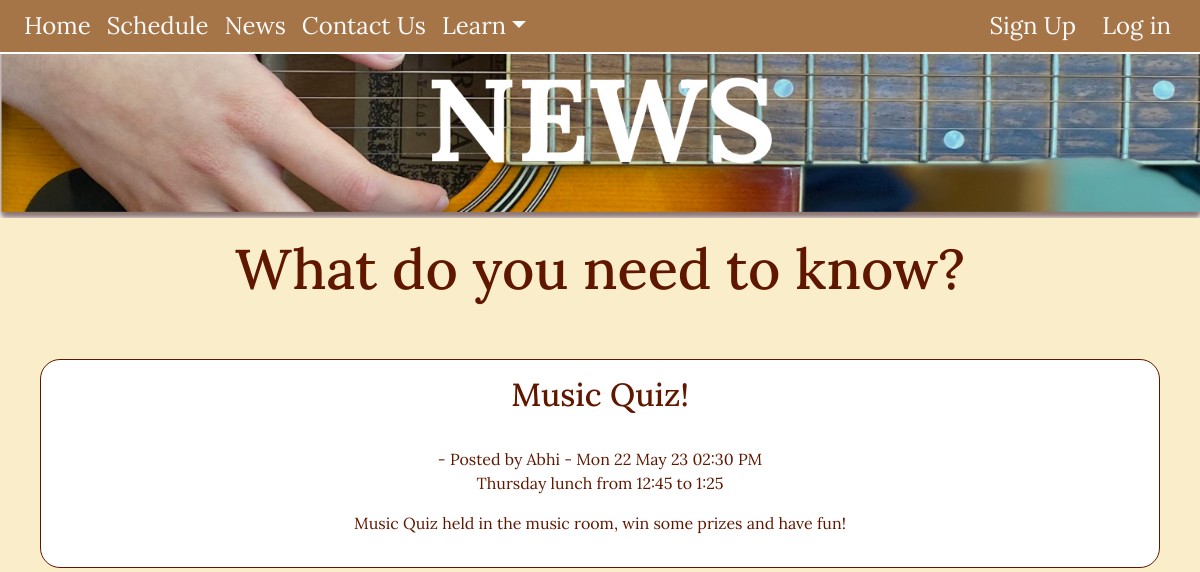
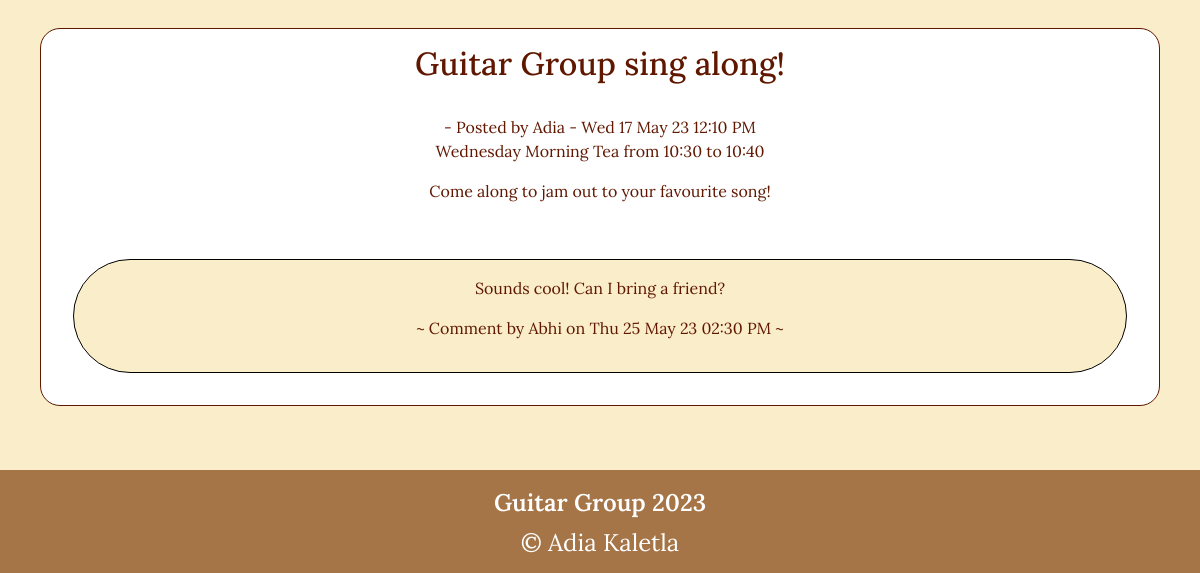
The app's page /news, older data (2 pictures, top to bottom).
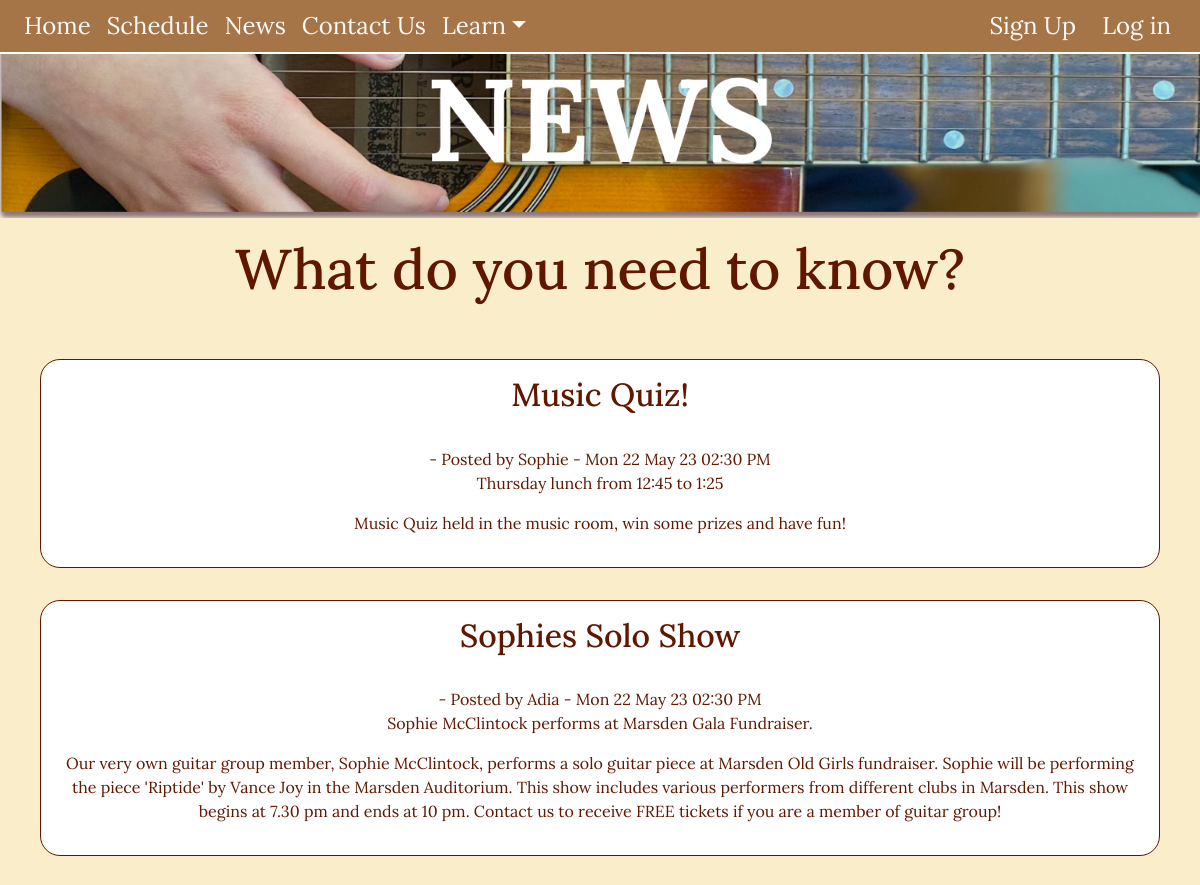
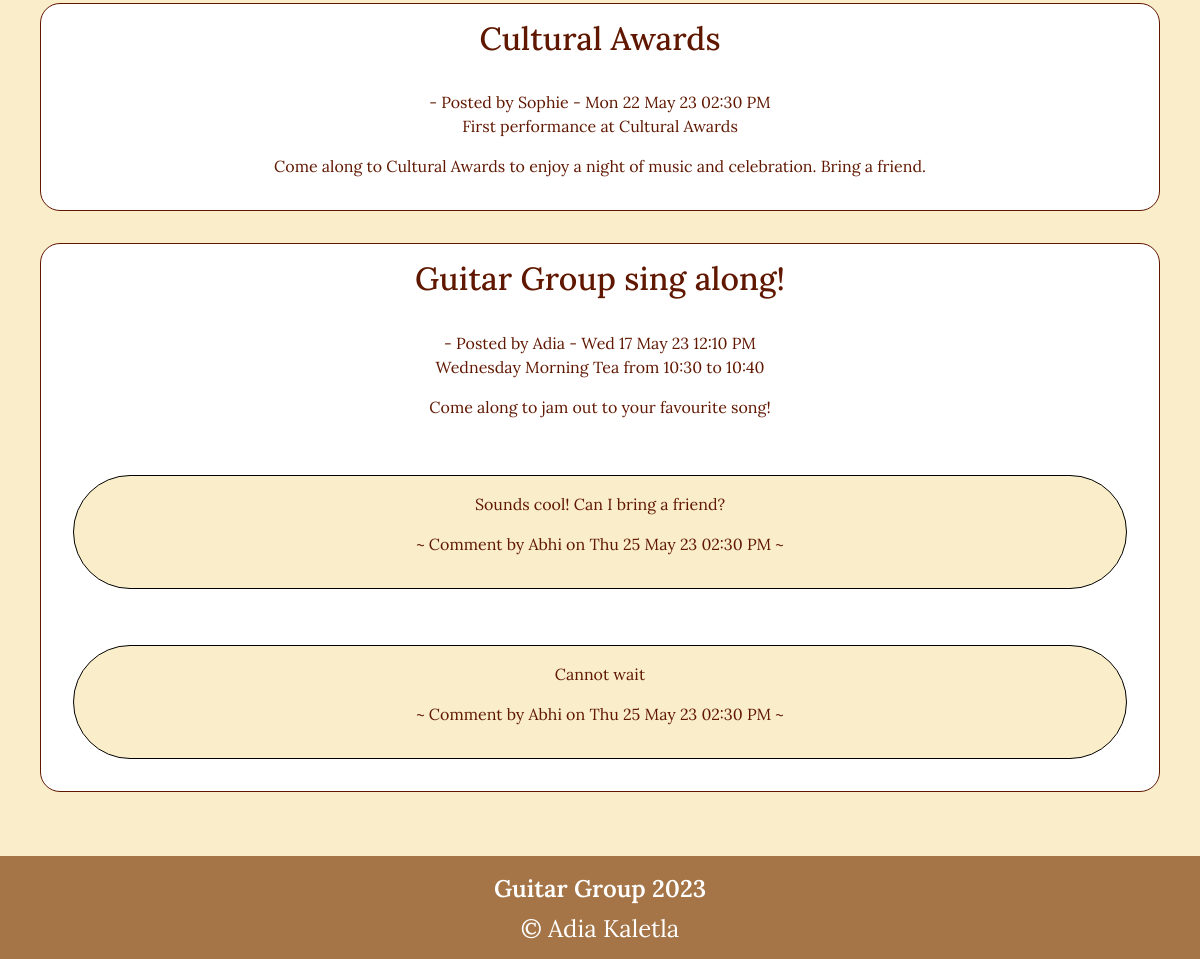
The same page, newer data (2 pictures, top to bottom).
### tables this page shows
CREATE TABLE news(
    news_id integer primary key autoincrement not null,
    title text not null unique,
    subtitle text not null unique,
    content text not null unique,
    newsdate date not null,
    member_id integer,
    foreign key(member_id) references member(member_id)
);

CREATE TABLE member(
    member_id integer primary key autoincrement not null,
    first_name text not null,
    last_name text not null,
    email text not null unique,
    password text not null,
    authorisation integer not null
);

CREATE TABLE comments(
comment_id integer primary key autoincrement not null,
comment text not null,
comment_date date not null,
commenter_id integer,
news_tag_id integer,
foreign key (commenter_id) references member(member_id),
foreign key (news_tag_id) references news(news_id)
);

### server.py (the view)
@app.route('/news')
def news():
    sql = """select news.news_id, news.title, news.subtitle, news.content, news.newsdate, member.first_name
                from news
                join member on news.member_id = member.member_id
                order by news.newsdate desc;
          """
    result = run_search_query_tuples(sql, (), db_path, True)
    print(result)
    sql = """select comments.comment, comments.comment_date, comments.commenter_id,
                    comments.news_tag_id, member.first_name
                from comments
                join news on news.news_id = comments.news_tag_id
                join member on comments.commenter_id = member.member_id
                order by comments.comment_id asc;
          """
    comms = run_search_query_tuples(sql, (), db_path, True)
    print(comms)
    return render_template("news.html", news=result, comments=comms)

### db_functions.py (called while the page is built)
def run_search_query_tuples(sql_query, values_tuple, file_path, rowfactory=False):
    try:
        db = sqlite3.connect(file_path)
        if rowfactory:
            db.row_factory = sqlite3.Row
        cursor = db.cursor()
        cursor.execute(sql_query, values_tuple)
        result = cursor.fetchall()
        cursor.close()
    except sqlite3.Error as error:
        print("Error running search query tuples: {}".format(error))
        return None
    db.close()
    if result is None:
        print("No search values were found")
    return result

### server.py (called while the page is built)
@app.template_filter()
def news_date(sqlite_dt):
    x = datetime.strptime(sqlite_dt, '%Y-%m-%d %H:%M:%S')
    return x.strftime("%a %d %b %y %I:%M %p")

### templates/news.html (shortened to what this page needs)
{% extends "layout.html" %}
{% block banner%}
static/images/newsbanner.jpg
{% endblock %}
{% block content%}
<h1>What do you need to know?</h1>
    <div class="news-box">
            {% for row in news %}
                <div class="news-container">
                    <h2 class="news-meta"> {{ row['title'] }} </h2>
                    <br>
                    <div class="news-meta"> - Posted by {{ row['first_name'] }} - {{ row['newsdate'] | news_date }}
                    <p> {{ row['subtitle'] }} </p>
                    <p> {{ row['content'] | replace("\n", "<br>") | safe}} </p>
                    </div>
                    {% for comms in comments %}
                        {% if comms['news_tag_id'] == row['news_id'] %}
                            <br>
                            <div class="comms-container">
                                <p> {{ comms['comment'] }} </p>
                                <p> ~ Comment by {{ comms['first_name'] }} on {{ comms['comment_date'] | news_date }} ~ </p>
                            </div>
                        {% endif %}
                    {% endfor %}
                </div>
            {% endfor %}
    </div>
{% endblock %}

### templates/layout.html (shortened to what this page needs)
<!DOCTYPE html>
<html lang="en">
<head>
    <link href="https://cdn.jsdelivr.net/npm/bootstrap@5.2.3/dist/css/bootstrap.min.css" rel="stylesheet">
    <link rel="stylesheet" href="static/styles.css">
</head>
<body>
<div class="container-fluid">
    <nav class="navbar navbar-expand-lg px-3 py-0 fixed-top">
    <div class="collapse navbar-collapse" id="collapsibleNavbar">
        <ul class="navbar-nav">
            <li class="nav-item">
                <a class="nav-link" href="{{ url_for('index') }}">Home</a>
            </li>
            <li class="nav-item">
                <a class="nav-link" href="{{ url_for('schedule') }}">Schedule</a>
            </li>
            <li class="nav-item">
                <a class="nav-link" href="{{ url_for('news') }}">News</a>
            </li>
            <li class="nav-item">
                <a class="nav-link" href="{{ url_for('index') }}#contactus">Contact Us</a>
            </li>
            <li class="nav-item dropdown">
                <a class="nav-link dropdown-toggle" href="{{ url_for('learn') }}" role="button" data-bs-toggle="dropdown">Learn</a>
            </li>
        </ul>
        {% if session %}
            <ul class="navbar-nav">
            <li class="nav-item dropdown">
              <a class="nav-link dropdown-toggle" data-bs-toggle="dropdown">{{session['name']}}</a>
              <ul class="dropdown-menu">
                <li><a class="dropdown-item">Authorisation is {{session['auth']}}</a></li>
                <li><a class="dropdown-item" href="{{ url_for('logout') }}#logout"> Logout </a></li>
              </ul>
            </li>
            </ul>
        {% else %}
    </div>
            <div id="signup" class="ms-auto"><a class="nav-link btn btn-outline" href="{{ url_for('signup') }}#signup">Sign Up</a></div>
            <div id="login" class="ms-auto"><a class="nav-link btn btn-outline" href="{{ url_for('login') }}#login">Log in </a></div>
        {% endif %}
    </nav>
    <div class=banner_adjust>
        <img class="img-fluid" src="{% block banner %}{% endblock %}" alt="1">
    </div>
 </div>
{% block content %}
{% endblock %}
<footer class="container-fluid footer-content">
    <h1> Guitar Group 2023 </h1>
    <div>&copy; Adia Kaletla </div>
</footer>
</body>
</html>

### static/styles.css (style rules this page uses)
:root { --dutch-white: rgb(250, 237, 202); --charcol: rgb(54, 70, 82); --chamoisee: rgb(165, 117, 72); --black-bean: rgb(43, 5, 4); --blood-red: rgb(96, 23, 0); }
body { font-family: 'Lora', sans-serif; font-size: 100%; background-color: var(--dutch-white); }
h1 { font-size: 3.5em; color:var(--blood-red); text-align: center; font-weight: 500; margin: 0.3em; }
h2 { font-size: 2em; color:var(--blood-red); text-align: left; font-weight: 500; }
.container-fluid { border: 0 solid blue; padding: 0; }
.banner_adjust { margin-top: 1em; }
.navbar { --dutch-white: rgb(250, 237, 202); background-color: var(--chamoisee); border-bottom: 2px solid white; }
.nav-link { font-size: 1.5em; color:rgb(250,250,250); }
.btn-outline { padding: 0 0.5em; }
.news-box { text-align: center; color: var(--blood-red); padding: 0.5em; }
.news-container { background-color: rgb(255, 255, 255); overflow: auto; border: 1px solid var(--blood-red); border-radius: 20px; padding: 1em; margin: 2em; }
.news-meta { text-align: center; color: var(--blood-red); }
.comms-container { background-color: var(--dutch-white); overflow: auto; border: 1px solid black; border-radius: 100px; padding: 1em; margin: 1em; }
.footer-content { background-color: var(--chamoisee); text-align: center; padding: 0.5em 0 0.5em 0; color:white; margin-top: 1em; font-size: 1.5em; }
.footer-content h1:first-child { font-weight: 600; font-size: 1em; color: white; }

Row changes from the older to the newer data that the page shows:
changed news "Music Quiz!": first_name "Abhi" → "Sophie"
added news: title "Sophies Solo Show", first_name "Adia", newsdate|news_date "Mon 22 May 23 02:30 PM", subtitle "Sophie McClintock performs at Marsden Gala Fundraiser.", content "Our very own guitar group member, Sophie McClintock, performs a solo guitar piece at Marsden Old Girls fundraiser. Sophie will be performing the piece 'Riptide' by Vance Joy in the Marsden Auditorium. This show includes various performers from different clubs in Marsden. This show begins at 7.30 pm and ends at 10 pm. Contact us to receive FREE tickets if you are a member of guitar group!"
added news: title "Cultural Awards", first_name "Sophie", newsdate|news_date "Mon 22 May 23 02:30 PM", subtitle "First performance at Cultural Awards", content "Come along to Cultural Awards to enjoy a night of music and celebration. Bring a friend."
added comments: comment "Cannot wait", first_name "Abhi", comment_date|news_date "Thu 25 May 23 02:30 PM", shown under news "Guitar Group sing along!"
